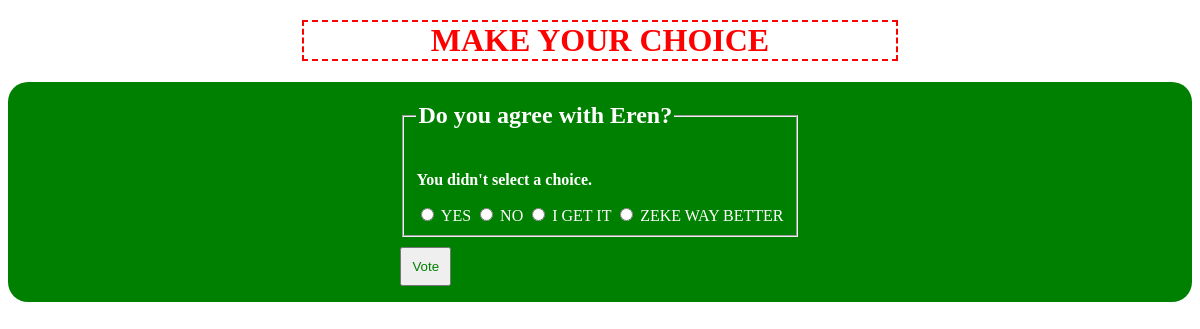
Screenshot of /polls/7/vote/ with the database file from the repository.
### polls/models.py (models this page shows, shortened)
class Question(models.Model):
    question_text = models.CharField(max_length=200)
    pub_date = models.DateTimeField('date published')

class Choice(models.Model):
    question = models.ForeignKey(Question, on_delete=models.CASCADE)
    choice_text = models.CharField(max_length=200)
    votes = models.IntegerField(default=0)

### polls/views.py (the view)
# urls.py: path('<int:question_id>/vote/', views.vote, name="vote")
def vote(request, question_id):
    question = get_object_or_404(Question, pk=question_id)
    try:
        selected_choice = question.choice_set.get(pk=request.POST['choice'])
    except (KeyError, Choice.DoesNotExist):
        return render(request, 'polls/detail.html', {
            'question': question,
            'error_message': "You didn't select a choice.",
        })
    else:
        selected_choice.votes += 1
        selected_choice.save()
        return HttpResponseRedirect(reverse('polls:results', args=(question.id,)))

### polls/templates/polls/detail.html (shortened to what this page needs)
{% load static %}
<link rel="stylesheet" href="{% static 'polls/detail.css' %}">
<h1>MAKE YOUR CHOICE</h1>
<div class="conatiner_form">
<form action="{% url 'polls:vote' question.id %}" method="post">
<fieldset>
    <legend><h2>{{question.question_text}}</h2></legend>
    {% if error_message %}<p><strong>{{error_message}}</strong></p>{% endif %}
    {% for choice in question.choice_set.all %}
    <input type="radio" name="choice" id="choice{{ forloop.counter }}"value="{{ choice.id }}">
    <label for="choice{{forloop.counter}}">{{choice.choice_text}}</label>
    {% endfor %}
</fieldset>
    <input type="submit" class="btn" value="Vote">
</form>
</div>

### polls/static/polls/detail.css (style rules this page uses)
.conatiner_form { display: flex; justify-content: center; align-items: center; background-color: green; border-radius: 20px; }
.btn { padding:10px; margin-top: 10px; color:green; }
h1 { color:red; text-align: center; margin-top: 20px; border: 2px dashed red; width:50%; margin-left: auto; margin-right: auto; }

### rows the page displays
Question: question_text "Do you agree with Eren?"
Choice: choice_text "YES"
Choice: choice_text "NO"
Choice: choice_text "I GET IT"
Choice: choice_text "ZEKE WAY BETTER"

### other values shown
{{ error_message }} "You didn't select a choice."
